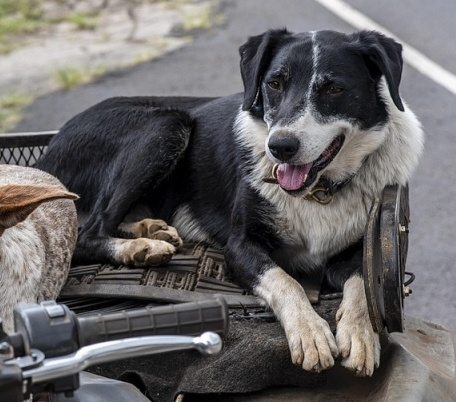
#> input picture outputs/03_dog_crop.jpg, 456 x 402 px
$ python 04_subject_quality_recheck.py   (older library calls are emulated)
#> lines starting #> are read from the running program, lines starting #| are printed output that depends on the picture; after the words box and inside, x2 and y2 are one past the last pixel; in counts of white or black regions, pixels touching at a corner belong together
#> (reads outputs/03_segmentation.json from the repository)
#> (reads outputs/01_quality_check.json from the repository)
### _common.py
"""Shared plumbing for the numbered showcase scripts.

This module holds only display/IO boilerplate (paths, JSON/image save-load,
drawing) so each numbered script can stay focused on its one pipeline stage's
actual algorithm. No CV/ML logic lives here — that would defeat the point of
a showcase meant to demonstrate the real logic, script by script. Nothing in
this file, or in any numbered script, imports from `backend/`.
"""

from __future__ import annotations

import json
from dataclasses import dataclass
from pathlib import Path
from typing import Any

import cv2
import numpy as np

SHOWCASE_ROOT = Path(__file__).resolve().parent
WEIGHTS_DIR = SHOWCASE_ROOT / "weights"
SAMPLE_IMAGE = SHOWCASE_ROOT / "sample_images" / "sample_dog.jpg"
OUTPUTS_DIR = SHOWCASE_ROOT / "outputs"

# Same convention the real pipeline uses: every stage after ingestion works on
# a fixed-resolution "analysis copy", not the original upload, so pixel
# coordinates saved by one script mean the same thing when the next script
# loads them back. See app/imaging/metrics.py's own analysis-copy comment.
ANALYSIS_LONG_EDGE = 1024


def analysis_copy_path() -> Path:
    return OUTPUTS_DIR / "analysis_copy.jpg"


def ensure_outputs_dir() -> None:
    OUTPUTS_DIR.mkdir(parents=True, exist_ok=True)


# [7 lines left out: function resize_to_analysis_copy, not called in this run]


def load_bgr(path: Path) -> np.ndarray:
    image = cv2.imread(str(path))
#> image is the input picture: shape (402, 456, 3); mean B, G, R 101.6, 101.4, 104
#| Re-measuring quality on the 456x402 dog crop (not the full frame)
    if image is None:
        raise FileNotFoundError(f"Could not read image: {path}")
    return image


def load_rgb(path: Path) -> np.ndarray:
    return cv2.cvtColor(load_bgr(path), cv2.COLOR_BGR2RGB)


def save_image(path: Path, image_bgr: np.ndarray) -> None:
    ensure_outputs_dir()
    path.parent.mkdir(parents=True, exist_ok=True)
    ok = cv2.imwrite(str(path), image_bgr)
    if not ok:
        raise OSError(f"Failed to write image: {path}")


def save_json(path: Path, payload: dict[str, Any]) -> None:
    ensure_outputs_dir()
    path.parent.mkdir(parents=True, exist_ok=True)
    with open(path, "w", encoding="utf-8") as f:
        json.dump(payload, f, indent=2, sort_keys=False)


def load_json(path: Path) -> dict[str, Any]:
    with open(path, encoding="utf-8") as f:
        return json.load(f)


def require_previous_output(path: Path, produced_by: str) -> Path:
    """Fail loudly, with a next-step hint, if an earlier script hasn't been run yet."""
    if not path.exists():
        raise FileNotFoundError(
            f"Missing '{path.relative_to(SHOWCASE_ROOT)}'. Run `{produced_by}` first — "
            "the scripts are numbered because each one feeds the next."
        )
    return path


@dataclass(frozen=True)
class Box:
    """Pixel-space box, x2/y2 exclusive — mirrors app/cv/geometry.py's Box."""

    x1: float
    y1: float
    x2: float
    y2: float

    @property
    def width(self) -> float:
        return self.x2 - self.x1

    @property
    def height(self) -> float:
        return self.y2 - self.y1

    @property
    def area(self) -> float:
        return max(0.0, self.width) * max(0.0, self.height)

    # [7 lines left out: function clipped, not called in this run]

    def to_xywh(self) -> tuple[float, float, float, float]:
        return (self.x1, self.y1, self.width, self.height)

    def to_dict(self) -> dict[str, float]:
        return {"x1": self.x1, "y1": self.y1, "x2": self.x2, "y2": self.y2}

    @staticmethod
    def from_dict(d: dict[str, float]) -> Box:
        return Box(d["x1"], d["y1"], d["x2"], d["y2"])


# [41 lines left out: functions draw_box, draw_mask_overlay, draw_keypoints, not called in this run]


def put_lines(image_bgr: np.ndarray, lines: list[str], origin: tuple[int, int] = (10, 24)) -> np.ndarray:
    out = image_bgr.copy()
    x, y = origin
    for i, line in enumerate(lines):
        yy = y + i * 22
        cv2.putText(out, line, (x, yy), cv2.FONT_HERSHEY_SIMPLEX, 0.55, (0, 0, 0), 3, cv2.LINE_AA)
        cv2.putText(out, line, (x, yy), cv2.FONT_HERSHEY_SIMPLEX, 0.55, (255, 255, 255), 1, cv2.LINE_AA)
    return out

### _quality.py
"""Frame/subject quality metrics — shared by 01_quality_check.py and
04_subject_quality_recheck.py, because in the real pipeline they are
genuinely the same module (app/imaging/metrics.py + thresholds.py) called
twice on two different crops, not two different implementations. Splitting
it in two here would mean maintaining the same thresholds twice and risking
them drifting apart — exactly the kind of duplication CLAUDE.md's own
conventions warn against.

Every threshold below was calibrated (2026-08-28) against a labelled fixture
set in the real project, not guessed — see backend/scripts/calibrate_thresholds.py.

The one metric that decides BLURRY is `edge_sharpness`: the 99th-percentile
Sobel gradient magnitude, contrast-normalised. Not Laplacian variance, and
not mean gradient energy (Tenengrad) — both of those measure *texture
density*, so they call a sharp photo of a smooth-coated dog on a plain wall
"out of focus". Laplacian variance and Tenengrad are still computed below,
but only as diagnostics; they do not feed the verdict.
"""

from __future__ import annotations

import math
from dataclasses import dataclass, field

import cv2
import numpy as np

# --- calibrated thresholds (measured, not guessed) --------------------------

SHORT_EDGE_REJECT, SHORT_EDGE_DEGRADE = 160, 400

SHARPNESS_REJECT, SHARPNESS_DEGRADE, SHARPNESS_HARD_FLOOR = 3.9, 5.7, 2.0

LUM_DARK_REJECT, LUM_DARK_DEGRADE, LUM_DARK_HARD_FLOOR = 22.0, 55.0, 12.0
LUM_BRIGHT_REJECT, LUM_BRIGHT_DEGRADE, LUM_BRIGHT_HARD_FLOOR = 236.0, 205.0, 246.0

SHADOW_CLIP_REJECT, SHADOW_CLIP_DEGRADE, SHADOW_CLIP_HARD_FLOOR = 0.60, 0.28, 0.80
HIGHLIGHT_CLIP_REJECT, HIGHLIGHT_CLIP_DEGRADE, HIGHLIGHT_CLIP_HARD_FLOOR = 0.50, 0.22, 0.70

CONTRAST_REJECT, CONTRAST_DEGRADE, CONTRAST_HARD_FLOOR = 5.0, 22.0, 3.0

NOISE_DEGRADE = 11.0  # never rejects on its own

COLOUR_CAST_DEGRADE = 24.0  # never rejects; also needs SATURATION_GREYSCALE
SATURATION_GREYSCALE = 12.0

# Priority order for which reason(s) to surface, worst-first; at most 2 shown.
REASON_PRIORITY = [
    "TOO_SMALL",
    "UNDEREXPOSED",
    "OVEREXPOSED",
    "LOW_CONTRAST",
    "BLURRY",
    "NOISY",
    "COLOUR_CAST",
]


@dataclass
class QualityMeasurement:
    width: int
    height: int
    short_edge: int
    edge_sharpness: float
    blur_laplacian_normalised: float
    tenengrad_normalised: float
    mean_luminance: float
    shadow_clipping: float
    highlight_clipping: float
    contrast: float
    noise_sigma: float
    colour_cast: float
    saturation: float


@dataclass
class QualityVerdict:
    usable: bool
    degraded: bool
    provisional: bool
    reject_reasons: list[str] = field(default_factory=list)
    degrade_reasons: list[str] = field(default_factory=list)
    reported_reasons: list[str] = field(default_factory=list)


def measure(image_bgr: np.ndarray) -> QualityMeasurement:
    h, w = image_bgr.shape[:2]
#> h = 402; w = 456
    grey = cv2.cvtColor(image_bgr, cv2.COLOR_BGR2GRAY).astype(np.float64)
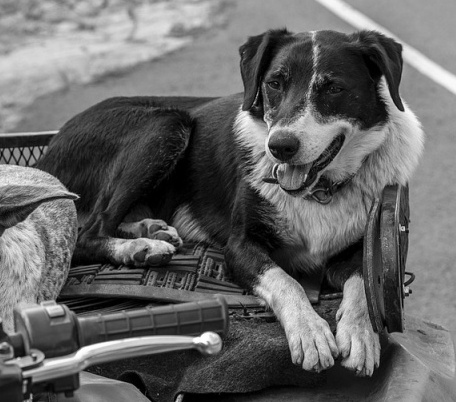
#> grey: shape (402, 456) float64; min 0, max 255, mean 102.2

    gx = cv2.Sobel(grey, cv2.CV_64F, 1, 0, ksize=3)
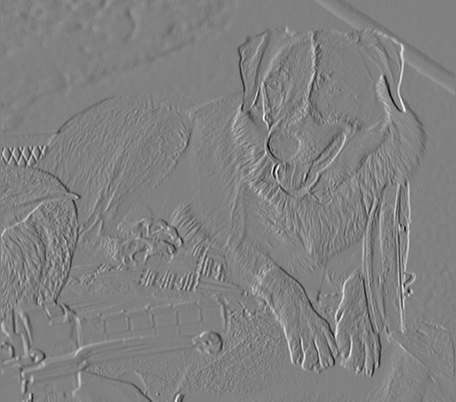
#> gx: shape (402, 456) float64; min -775, max 758, mean 0.5; drawn with min black and max white
    gy = cv2.Sobel(grey, cv2.CV_64F, 0, 1, ksize=3)
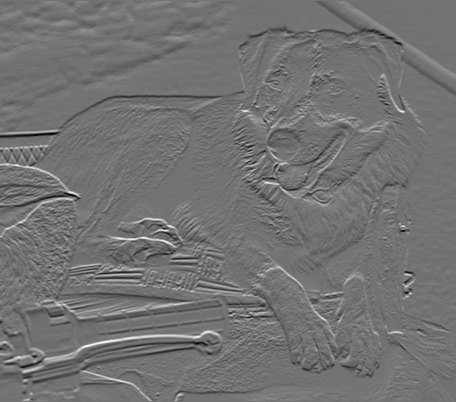
#> gy: shape (402, 456) float64; min -625, max 758, mean -1.7; drawn with min black and max white
    magnitude = np.sqrt(gx**2 + gy**2)
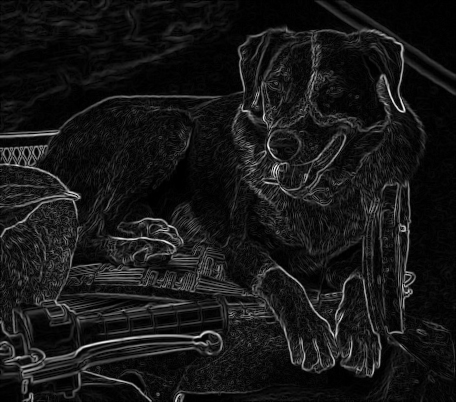
#> magnitude: shape (402, 456) float64; min 0, max 822.3, mean 75.1; drawn with min black and max white
    contrast = float(grey.std())
#> contrast = 62.1
    edge_sharpness = float(np.percentile(magnitude, 99)) / max(contrast, 3.0)
#> edge_sharpness = 6.96

    laplacian_var = float(cv2.Laplacian(grey, cv2.CV_64F).var())
#> laplacian_var = 1038.3
    tenengrad = float(np.mean(gx**2 + gy**2))
#> tenengrad = 13349.8
    norm = max(contrast, 3.0) ** 2
#> norm = 3856.3
    blur_laplacian_normalised = laplacian_var / norm
#> blur_laplacian_normalised = 0.269
    tenengrad_normalised = tenengrad / norm
#> tenengrad_normalised = 3.46

    mean_luminance = float(grey.mean())
#> mean_luminance = 102.2
    shadow_clipping = float(np.mean(grey <= 8))
#> shadow_clipping = 0.0324
    highlight_clipping = float(np.mean(grey >= 247))
#> highlight_clipping = 0.002

    # Immerkaer's fast noise estimator.
    kernel = np.array([[1, -2, 1], [-2, 4, -2], [1, -2, 1]], dtype=np.float64)
    response = cv2.filter2D(grey, -1, kernel)
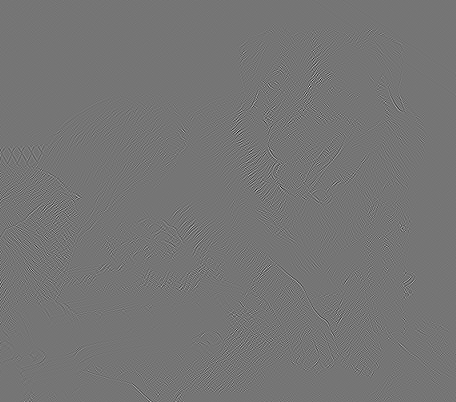
#> response: shape (402, 456) float64; min -332, max 388, mean 0; drawn with min black and max white
    noise_sigma = float(
        np.sum(np.abs(response)) * math.sqrt(0.5 * math.pi) / (6 * max(1, w - 2) * max(1, h - 2))
    )
#> noise_sigma = 3.55

    lab = cv2.cvtColor(image_bgr, cv2.COLOR_BGR2LAB).astype(np.float64)
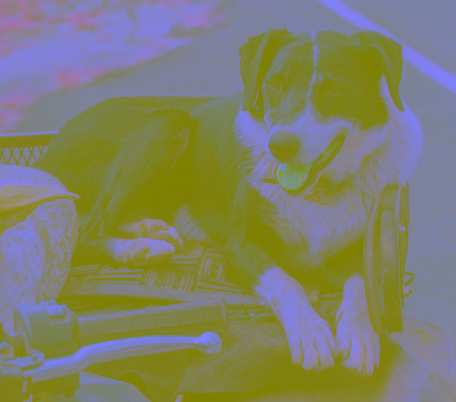
#> lab: shape (402, 456, 3) float64; mean B, G, R 106.9, 129.2, 128.2
    mean_a = float(lab[:, :, 1].mean()) - 128.0
#> mean_a = 1.18
    mean_b = float(lab[:, :, 2].mean()) - 128.0
#> mean_b = 0.178
    colour_cast = math.hypot(mean_a, mean_b)
#> colour_cast = 1.19
    hsv = cv2.cvtColor(image_bgr, cv2.COLOR_BGR2HSV)
#> hsv: shape (402, 456, 3); mean H, S, V 74.6, 29.4, 107.5
    saturation = float(hsv[:, :, 1].mean())
#> saturation = 29.39

    return QualityMeasurement(
        width=w,
        height=h,
        short_edge=min(w, h),
        edge_sharpness=edge_sharpness,
        blur_laplacian_normalised=blur_laplacian_normalised,
        tenengrad_normalised=tenengrad_normalised,
        mean_luminance=mean_luminance,
        shadow_clipping=shadow_clipping,
        highlight_clipping=highlight_clipping,
        contrast=contrast,
        noise_sigma=noise_sigma,
        colour_cast=colour_cast,
        saturation=saturation,
    )


# [12 lines left out: function _hard_floor_breached, not called in this run]


def assess(m: QualityMeasurement, *, exclude_reasons: tuple[str, ...] = ()) -> QualityVerdict:
    """`exclude_reasons` lets 04_subject_quality_recheck.py drop TOO_SMALL,
    which means something different on an already-cropped subject than on
    a full frame — see that script for why."""
    rejects: list[str] = []
    degrades: list[str] = []

    if m.short_edge < SHORT_EDGE_REJECT:
        rejects.append("TOO_SMALL")
    elif m.short_edge < SHORT_EDGE_DEGRADE:
        degrades.append("TOO_SMALL")

    if m.edge_sharpness < SHARPNESS_REJECT:
        rejects.append("BLURRY")
    elif m.edge_sharpness < SHARPNESS_DEGRADE:
        degrades.append("BLURRY")

    if m.mean_luminance < LUM_DARK_REJECT or m.shadow_clipping > SHADOW_CLIP_REJECT:
        rejects.append("UNDEREXPOSED")
    elif m.mean_luminance < LUM_DARK_DEGRADE or m.shadow_clipping > SHADOW_CLIP_DEGRADE:
        degrades.append("UNDEREXPOSED")
    elif m.mean_luminance > LUM_BRIGHT_REJECT or m.highlight_clipping > HIGHLIGHT_CLIP_REJECT:
        rejects.append("OVEREXPOSED")
    elif m.mean_luminance > LUM_BRIGHT_DEGRADE or m.highlight_clipping > HIGHLIGHT_CLIP_DEGRADE:
        degrades.append("OVEREXPOSED")

    if m.contrast < CONTRAST_REJECT:
        rejects.append("LOW_CONTRAST")
    elif m.contrast < CONTRAST_DEGRADE:
        degrades.append("LOW_CONTRAST")

    if m.noise_sigma > NOISE_DEGRADE:
        degrades.append("NOISY")

    if m.colour_cast > COLOUR_CAST_DEGRADE and m.saturation > SATURATION_GREYSCALE:
        degrades.append("COLOUR_CAST")

    rejects = [r for r in rejects if r not in exclude_reasons]
    degrades = [r for r in degrades if r not in exclude_reasons]

    usable = not rejects
    degraded = bool(degrades) and usable
    provisional = bool(rejects) and not any(_hard_floor_breached(r, m) for r in rejects)

    all_reasons = rejects + degrades
    reported = [r for r in REASON_PRIORITY if r in all_reasons][:2]

    return QualityVerdict(
        usable=usable,
        degraded=degraded,
        provisional=provisional,
        reject_reasons=rejects,
        degrade_reasons=degrades,
        reported_reasons=reported,
    )

### 04_subject_quality_recheck.py
"""Stage 4 of 12 — subject-region quality re-check.

Stage 1 measured the whole frame, which can be unfair: a dark background
behind a perfectly well-lit dog can make the *frame* look underexposed even
though the *subject* is fine. So the exact same quality metrics from stage 1
are measured again here, on nothing but the cropped dog region from stage 3
- and only this second measurement can actually reject the photo. A marginal
stage-1 reject is "provisional" for exactly this reason: it waits to be
confirmed or overturned here before the pipeline gives up on the photo.

`TOO_SMALL` is dropped from the fatal-reason set here on purpose — on a
crop that's already just the dog, "too small" means something different
(and less actionable) than it does on a full frame.

Run: python 04_subject_quality_recheck.py   (needs 03_segmentation.py to have run first)
"""

from __future__ import annotations

import _quality
from _common import OUTPUTS_DIR, load_bgr, load_json, put_lines, require_previous_output, save_image, save_json


def main() -> None:
    seg_path = require_previous_output(OUTPUTS_DIR / "03_segmentation.json", "03_segmentation.py")
    seg = load_json(seg_path)
    crop_path = OUTPUTS_DIR / "03_dog_crop.jpg"
    if not seg.get("plausible") or not crop_path.exists():
        print("No usable crop from stage 3 - nothing to re-check.")
        return

    frame_verdict = load_json(OUTPUTS_DIR / "01_quality_check.json")["verdict"]
    crop = load_bgr(crop_path)
    print(f"Re-measuring quality on the {crop.shape[1]}x{crop.shape[0]} dog crop (not the full frame)")

    m = _quality.measure(crop)
    verdict = _quality.assess(m, exclude_reasons=("TOO_SMALL",))

    print("\nSubject-region measurements:")
    print(f"  edge_sharpness = {m.edge_sharpness:.3f}")
#|   edge_sharpness = 6.965
    print(f"  mean_luminance = {m.mean_luminance:.2f}  contrast = {m.contrast:.2f}")
#|   mean_luminance = 102.22  contrast = 62.10
    print(f"  noise_sigma    = {m.noise_sigma:.3f}  colour_cast = {m.colour_cast:.3f}")
#|   noise_sigma    = 3.548  colour_cast = 1.193

    print("\nSubject verdict:")
    print(f"  usable   = {verdict.usable}")
#|   usable   = True
    print(f"  degraded = {verdict.degraded}")
#|   degraded = False
    print(f"  reasons  = {verdict.reported_reasons or '(none)'}")
#|   reasons  = (none)

    print(f"\nStage 1 (frame) said provisional={frame_verdict['provisional']}, reasons={frame_verdict['reported_reasons']}")
    if frame_verdict["provisional"] and verdict.usable:
        print("-> Subject re-check OVERTURNED the frame-level concern: the dog itself is fine.")
    elif not frame_verdict["usable"] and not verdict.usable:
        print("-> Subject re-check CONFIRMS the frame-level rejection.")

    annotated = put_lines(crop, [f"usable={verdict.usable} degraded={verdict.degraded}", f"reasons={verdict.reported_reasons or 'none'}"])
#> after the loop in put_lines, `for i, line in enumerate(lines):`:
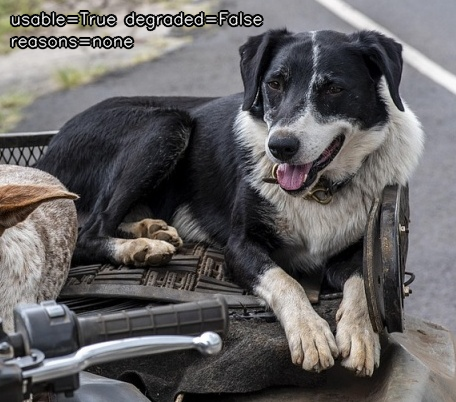
#> out: shape (402, 456, 3); 2.78% of pixels changed, all inside (x1, y1, x2, y2) = (9, 9, 264, 50)
    save_image(OUTPUTS_DIR / "04_subject_quality.jpg", annotated)
    save_json(
        OUTPUTS_DIR / "04_subject_quality.json",
        {
            "measurements": vars(m),
            "verdict": {
                "usable": verdict.usable,
                "degraded": verdict.degraded,
                "reject_reasons": verdict.reject_reasons,
                "degrade_reasons": verdict.degrade_reasons,
                "reported_reasons": verdict.reported_reasons,
            },
        },
    )
    print("\nWrote outputs/04_subject_quality.json and outputs/04_subject_quality.jpg")


if __name__ == "__main__":
    main()
